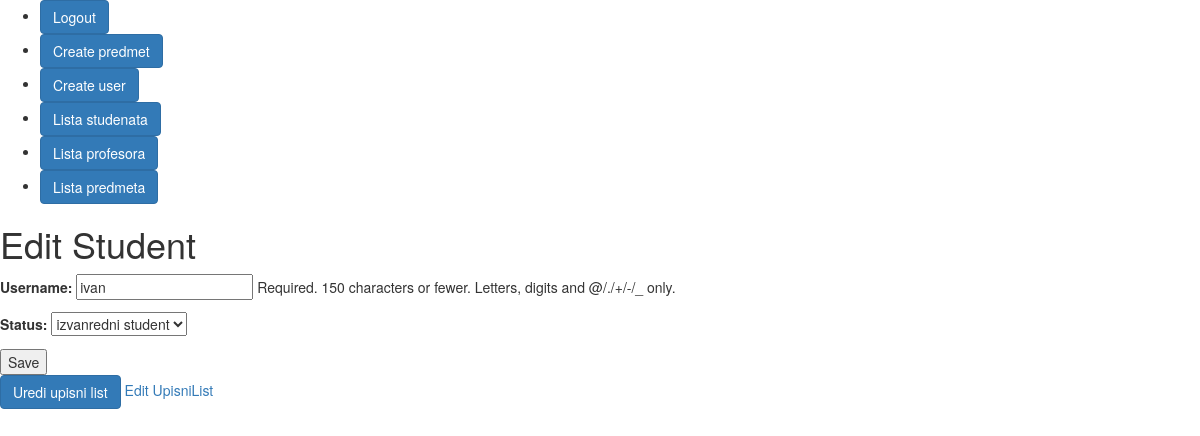
The app's page /studenti/2/edit/ (signed in), older data.
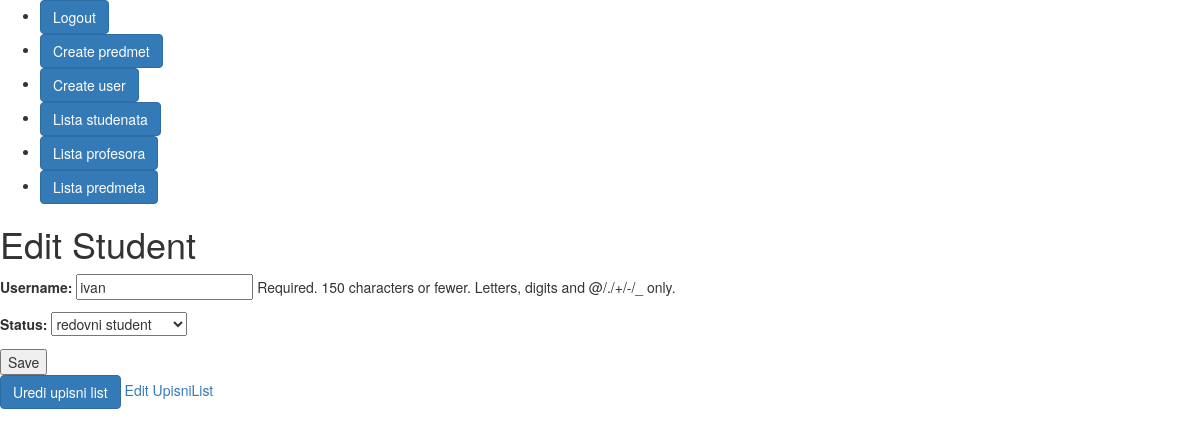
The same page, newer data.
### appUpisStudenata/models.py (models this page shows)
class Korisnik(AbstractUser):
    role = models.ForeignKey(Role, on_delete=models.SET_NULL,blank=True, null=True, related_name="rola" )
    statusi = (('none', 'None'), ('izv', 'izvanredni student'), ('red', 'redovni student'))
    status = models.CharField(max_length=50, choices=statusi)

### appUpisStudenata/views.py (the view)
# urls.py: path('studenti/<int:pk>/edit/', StudentiUpdateView.as_view(), name='editStudent'),
class StudentiUpdateView(LoginRequiredMixin, UpdateView):
    model = Korisnik
    fields = ['username', 'status']
    template_name = 'studentEdit.html'
    success_url = '/list-studenti/'
    def dispatch(self, request, *args, **kwargs):
        if request.user.role.role != 'ADMIN':
            return HttpResponseForbidden("Access Denied")
        return super().dispatch(request, *args, **kwargs)
    def get_context_data(self, **kwargs):
        context = super().get_context_data(**kwargs)
        context['student'] = self.get_object()
        return context

### appUpisStudenata/templates/studentEdit.html (shortened to what this page needs)
{% extends 'base.html' %}
{% block content %}
  <h1>Edit Student</h1>
  <form method="post">
    {{ form.as_p }}
    <button type="submit">Save</button>
  </form>
  <a href="" class="btn btn-primary">Uredi upisni list</a>
  <a href="{% url 'editUpisniList' student.id %}">Edit UpisniList</a>
{% endblock %}

Row changes from the older to the newer data that the page shows:
changed Korisnik "ivan": status "izvanredni student" → "redovni student"
